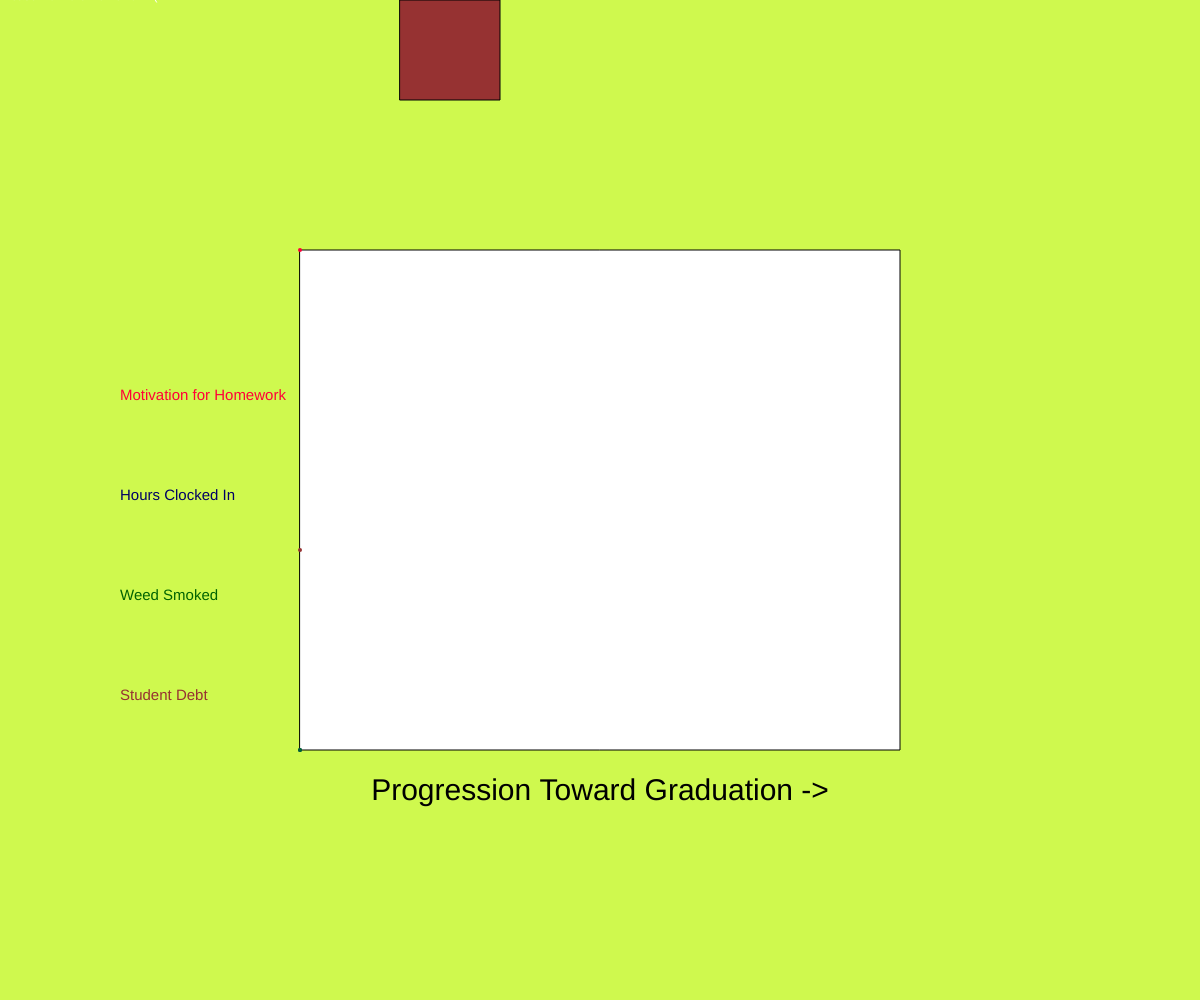
Frame 1 (no input)
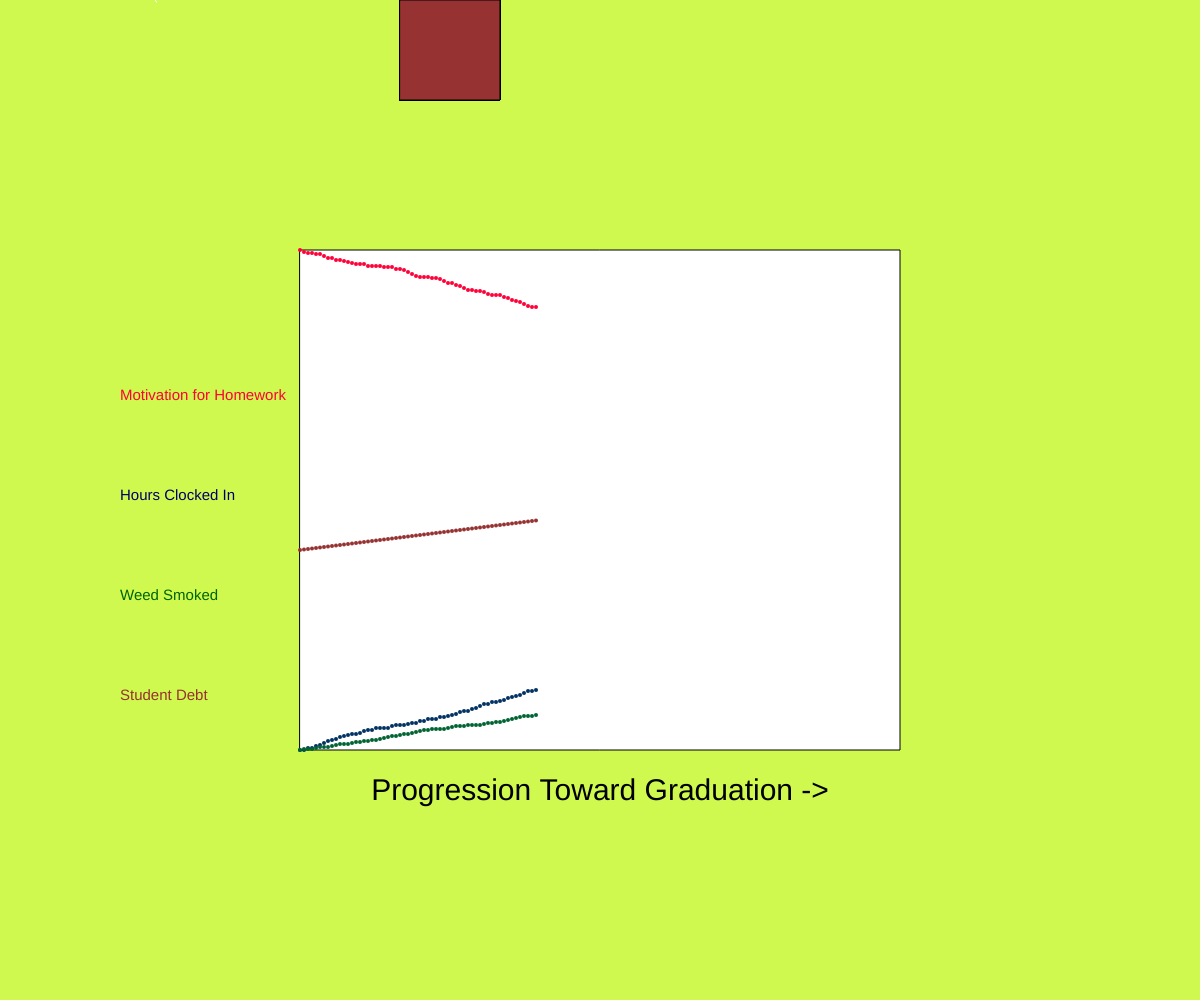
Frame 60 (no input)
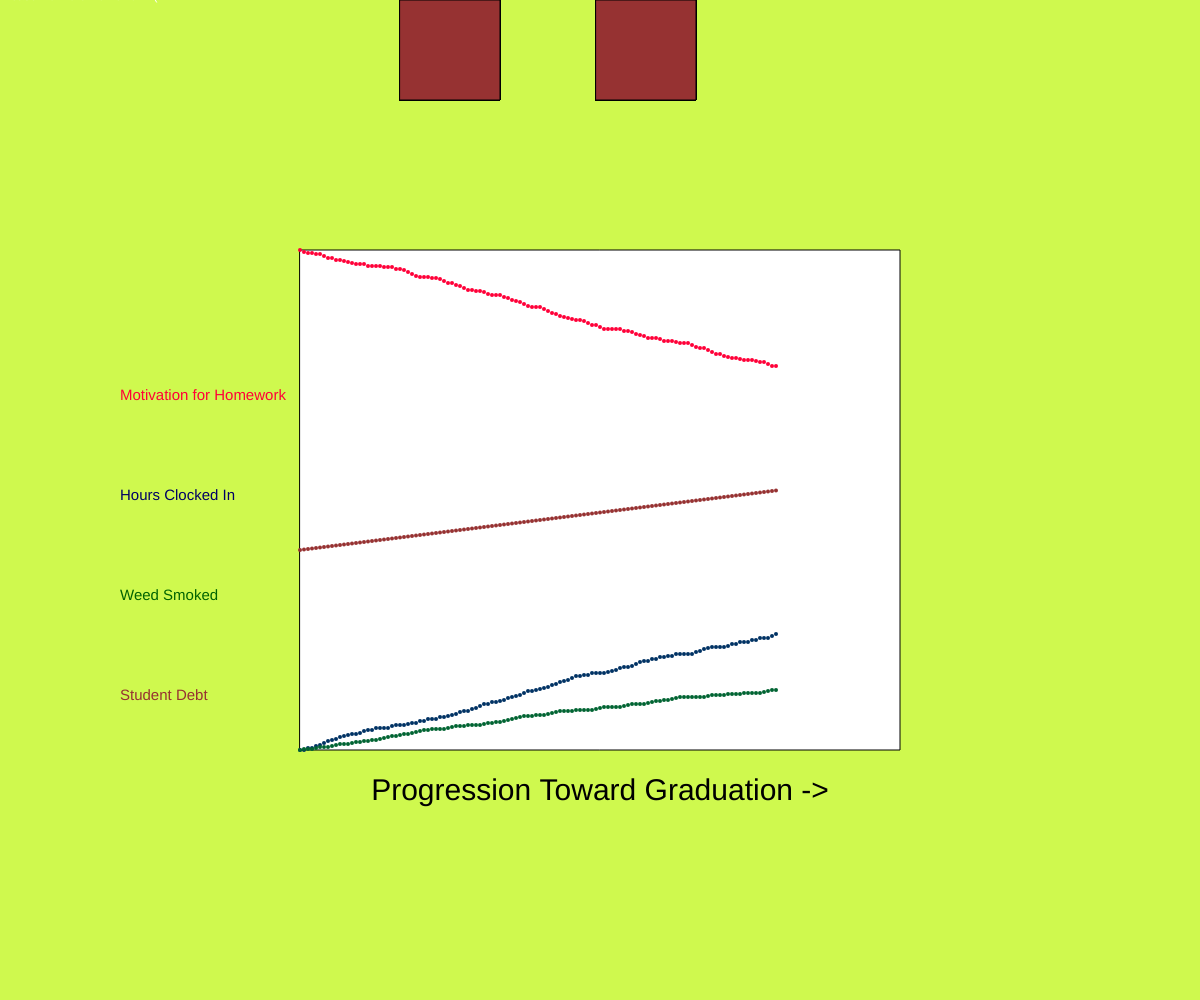
Frame 120 (the mouse pressed at the canvas centre since frame 60)

The p5.js sketch that drew these frames (run headless with seeded random() and noise() and a simulated clock; from frame 60 on, the mouse is pressed at the canvas centre):

// p5.js sketch
// ── sketch.js

function setup() {
//creates object for document descriptive details
  var set = {};
//creates an object to minimize some of the setup
  set.w = windowWidth;
  set.h = windowHeight;
  set.bg = 'rgb(207, 249, 78)';
  set.f = 'rgb(255, 255, 255)';

//window size
    createCanvas( set.w, set.h );
//sets frame rate
    frameRate(30);
//sets background color and draws a white box
    background( set.bg );
    fill( set.f );
    rect(set.w*0.25, set.h*0.25, set.w*0.5, set.h*0.5);
    text("Please No More Homework :(", mouseX, mouseY);
//creates bottom centered text
    fill('rgb(0, 0, 0)');
    textSize(30);
    textAlign(CENTER);
    text("Progression Toward Graduation ->", windowWidth*0.5, windowHeight*0.8);
//creates bank of color texts, red, green, blue
    fill('rgb(255, 0, 56)');
    textSize(15);
    textAlign(LEFT);
    text("Motivation for Homework", windowWidth*0.10, windowHeight*0.4);

    fill('rgb(0, 0, 100)');
    textSize(15);
    textAlign(LEFT);
    text("Hours Clocked In", windowWidth*0.10, windowHeight*0.5);

    fill('rgb(0, 100, 0)');
    textSize(15);
    textAlign(LEFT);
    text("Weed Smoked", windowWidth*0.10, windowHeight*0.6);

    fill('rgb(150, 50, 50)');
    textSize(15);
    textAlign(LEFT);
    text("Student Debt", windowWidth*0.10, windowHeight*0.7);
}
//define variables for position X and Y of the algorythmic graph dots
var pos_x = 0;
var pos_y1 = 0;
var pos_y2 = 0;
var pos_y3 = 0;
var pos_y4 = 0;
var whee = 0;
//starts to draw
function draw() {
  push();
    var whee = map(mouseX, 0, width, windowWidth/3, windowWidth*0.66);
    rect(whee, 0, 100, 100);
//sets graph corner to center
    translate(width*0.25, height*0.25);
    var constx = constrain(pos_x, 0, width*0.5);
    noStroke();
//draws red dots over and over, decreasing randomly
    fill('rgb(255, 0, 56)');
    ellipse(constx, pos_y1, 4);
//draws blue dots over and over, decreasing randomly
    translate(0, height*0.5);
    fill('rgb(0, 50, 100)');
    ellipse(constx, pos_y2, 4);
//draws green dots
    translate(0, 0);
    fill('rgb(0, 100, 50)');
    ellipse(constx, pos_y3, 4);
//draws brown dots
    translate(0, 0-(height*0.2));
    fill('rgb(150, 50, 50)');
    ellipse(constx, pos_y4, 4);

    translate(0, windowHeight*0.25);
//updates the dots to draw over 2 and down randomly
    pos_x += 4;
    pos_y1 += floor(random(0, 3));
    pos_y2 -= floor(random(0,3));
    pos_y3 -= floor(random(0, 2));
    pos_y4 -= 0.5;
    pos_x = pos_x % (windowWidth*0.5);

  pop();

}
